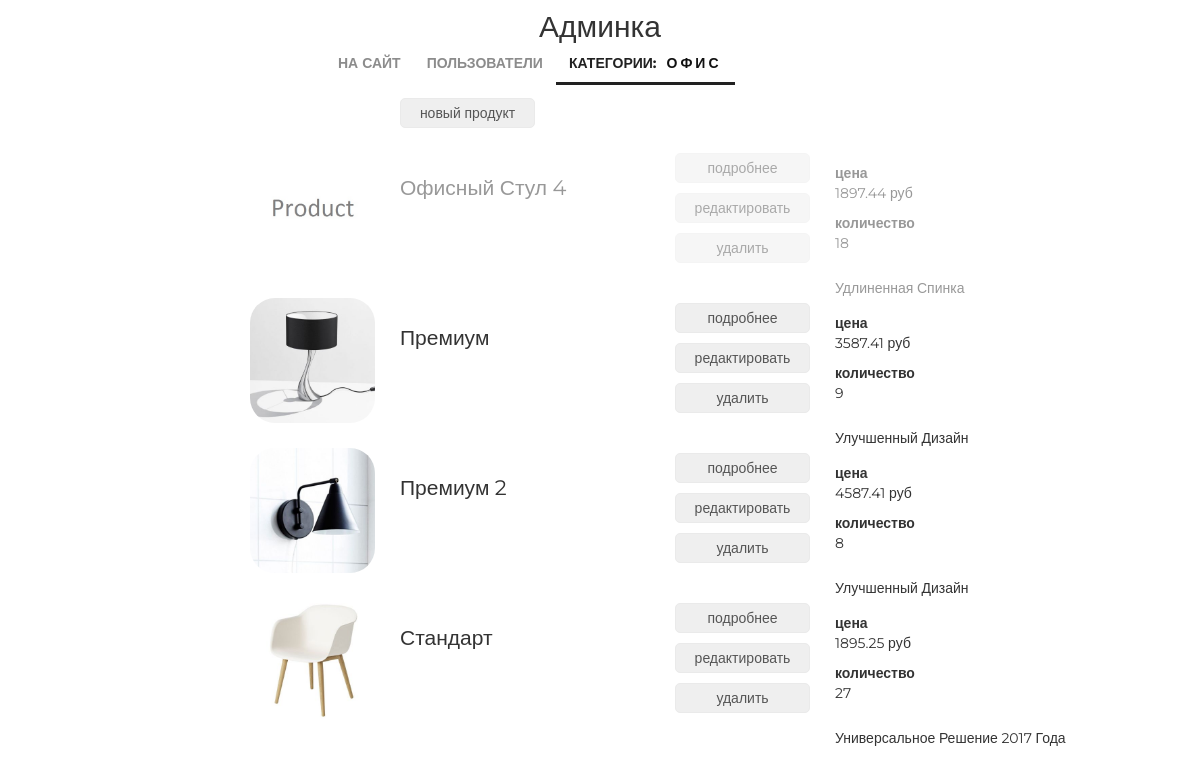
Page /admin/products/read/category/2/ (signed in) on the earlier database version.
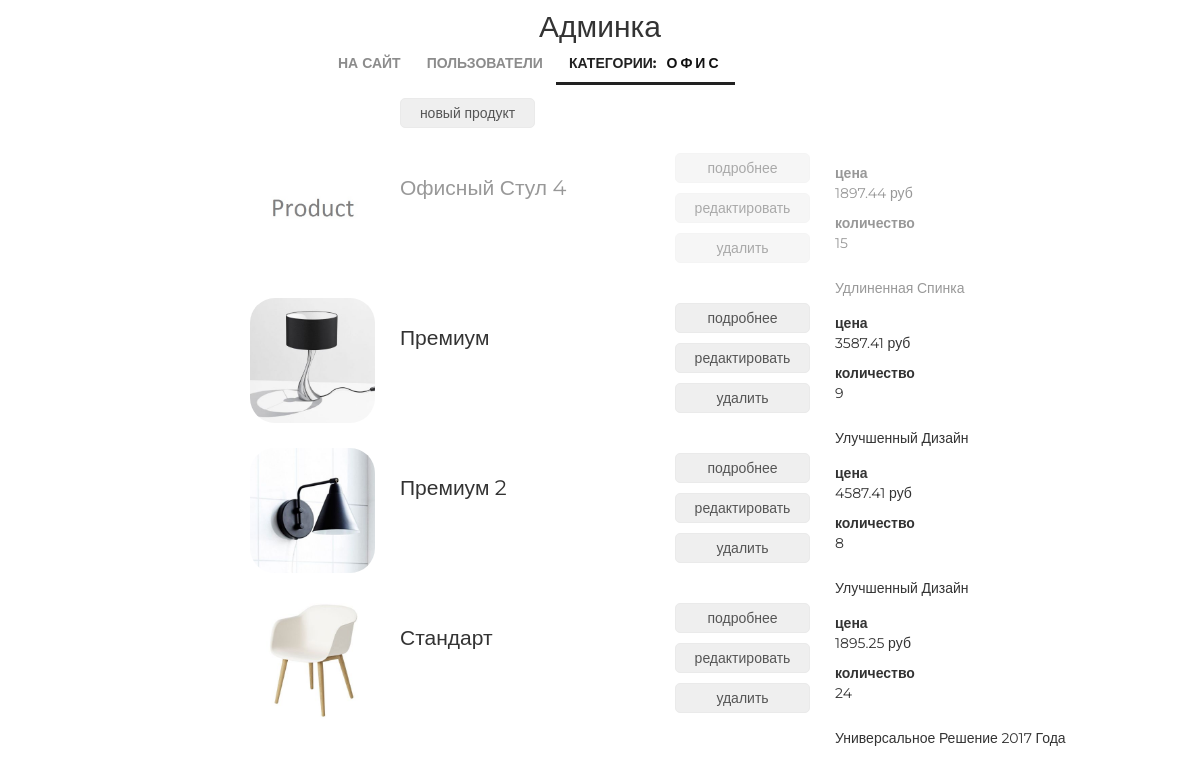
Same page on the later database version.
### mainapp/models.py (models this page shows, shortened)
class Product(models.Model):
    id = models.AutoField(primary_key=True)
    category = models.ForeignKey(ProductCategory, on_delete=models.CASCADE)
    name = models.CharField(verbose_name='имя продукта', max_length=128)
    image = models.ImageField(upload_to='products_images', blank=True)
    short_desc = models.CharField(verbose_name='краткое описание продукта', max_length=60, blank=True)
    description = models.TextField(verbose_name='описание продукта', blank=True)
    price = models.DecimalField(verbose_name='цена продукта', max_digits=8, decimal_places=2, default=0)
    quantity = models.PositiveIntegerField(verbose_name='количество на складе', default=0)
    is_active = models.BooleanField(verbose_name='категория активна', default=True)

### adminapp/views.py (the view)
# urls.py: re_path(r'^products/create/category/(?P<pk>\d+)/$', adminapp.product_create, name='product_create'),
@user_passes_test(lambda u: u.is_superuser)
def products(request, pk):
    title = 'админка/продукт'
    category = get_object_or_404(ProductCategory, pk=pk)
    products_list = Product.objects.filter(category__pk=pk).order_by('name')
    content = {
        'title': title,
        'category': category,
        'objects': products_list,
    }
    return render(request, 'adminapp/products.html', content)

### adminapp/templatetags/my_tags.py (called while the page is built)
def media_folder_products(string):
    if not string:
        string = 'products_images/default.jpg'
    return f'{settings.MEDIA_URL}{string}'

### basketapp/models.py (called while the page is built)
    @staticmethod
    def get_items(user):
        return Basket.objects.filter(user=user).order_by('product__category')

### mainapp/context_processors.py (called while the page is built)
def basket(request):
    basket_list = []
    if request.user.is_authenticated:
        basket_list = Basket.get_items(user=request.user)
    return {
        'basket': basket_list
    }

### adminapp/templates/adminapp/products.html
{% extends 'adminapp/base.html' %}
{% load static %}
{% load my_tags %}
{% block content %}
    <div class="products_list">
		<button class="new_product">
			<a href="{% url 'admin:product_create' category.pk %}">новый продукт</a>
		</button>
		{% for object in objects %}
			<div class="product_record {% if not object.is_active %}not_active{% endif %}">
				<img src="{{ object.image|media_folder_products }}" alt="{{ object.name }}">
				<div class="product_name">
					{{ object.name|title }}
				</div>
				<div class="product_actions">
					<button>
						<a href="{% url 'admin:product_read' object.pk %}">подробнее</a>
					</button>
					<button>
						<a href="{% url 'admin:product_update' object.pk %}">редактировать</a>
					</button>
					<button>
						<a href="{% url 'admin:product_delete' object.pk %}">удалить</a>
					</button>
				</div>
				<div class="summary">
					<b>цена</b>
					<p>{{ object.price }} руб</p>
					<b>количество</b>
					<p>{{ object.quantity }}</p>
				</div>
				<div class="product_desc">
					{{ object.short_desc|title }}
				</div>
			</div>
		{% endfor%}
	</div>
{% endblock %}

Differences in the rows shown:
changed Product "Офисный Стул 4": quantity "18" → "15"
changed Product "Стандарт": quantity "27" → "24"
